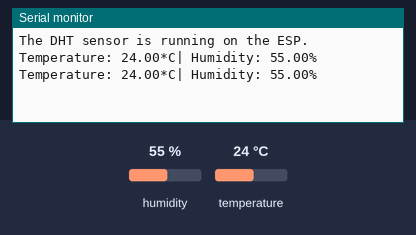
The sketch below on a simulated ESP8266 (NodeMCU). Shown: the last lines printed to the serial monitor. The test bench sets the inputs (shaded band); at power-on: humidity 55 %, temperature 24 °C. WiFi joins after 1.5 s; servers stay silent unless stated.

Above: at 4.2 s.
4.3 s: humidity set to 22 %
At 7.0 s:
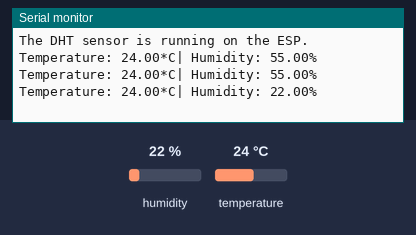
7.7 s: temperature set to 12 °C
At 9.7 s:
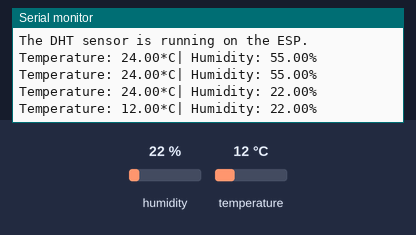
11.1 s: humidity set to 40 %
At 13.8 s:
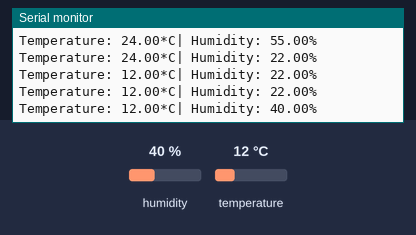
Timing chart, 0 to 15.3 s (numbered marks = the images above; inputs shaded):
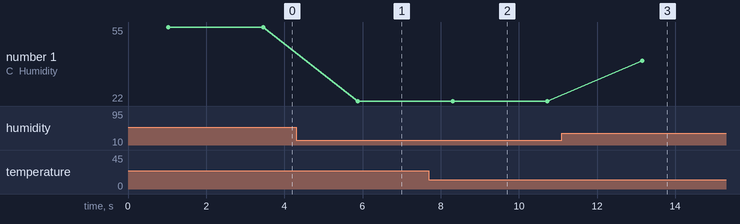

Measured:
- after the input at 4.3 s, the serial monitor: prints a new line after 1.6 s (image 1)
- after the input at 7.7 s, the serial monitor: prints a new line after 0.61 s (image 2)
- after the input at 11.1 s, the serial monitor: prints a new line after 2.1 s (image 3)
- plotted number 1: 55 → 22 after the input at 4.3 s, 22 → 40 after the input at 11.1 s

The sketch:

esp82tewst.ino
```cpp
#include "DHT.h"
#include <ESP8266WiFi.h>
#include <WiFiClient.h>
#include <ThingSpeak.h>

const char* ssid = "Galaxy Tab S6 LiteC1E1";
const char* password = "aefh8397";

#define DHTPIN D1
#define DHTTYPE DHT11

WiFiClient client;

unsigned long myChannelNumber= 3210189;
const char* myWriteAPIKey = "44087C22A7VGA9XX";
/*int yellow = D1;
int blue = D2;
*/
DHT dht(DHTPIN, DHTTYPE);

void setup() {
  // put your setup code here, to run once:
/*  pinMode(yellow, OUTPUT);
  pinMode(blue, OUTPUT);*/
  Serial.begin(9600);
  Serial.println("The DHT sensor is running on the ESP.");
  dht.begin();
  delay(10);
  // to give time for the wifi to connect
  WiFi.begin(ssid, password);
  ThingSpeak.begin(client);

}

void loop() {
  // put your main code here, to run repeatedly:
/*  digitalWrite(D1, HIGH);
  delay(1000);
  digitalWrite(D1, LOW);
  delay(200);
  digitalWrite(D2, HIGH);
*/
  delay(1000);
  float temperature = dht.readTemperature();
  float humidity = dht.readHumidity();
  if(isnan(temperature)|| isnan(humidity)){
    Serial.println("Error.");
  }else {
    Serial.print("Temperature: ");
    Serial.print(temperature);
    Serial.print("*C| ");
    Serial.print("Humidity: ");
    Serial.print(humidity);
    Serial.println("%");
    Serial.println();
    ThingSpeak.setField(1, temperature);
    ThingSpeak.setField(2, humidity);
    delay(1000);
    ThingSpeak.writeFields(myChannelNumber, myWriteAPIKey);
    delay(100);
  }

}
```
